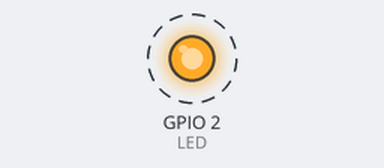
Recording of a program running on a simulated ESP32. Parts: output pins drawn as LEDs (lit = HIGH). Dashed ring = blinking. What the program prints to the serial monitor is not drawn.

Above: at 0.1 s.
Timing chart, 0 to 3.0 s (numbered marks = the images above):
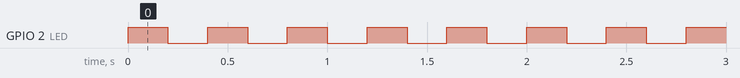

The program:

main.cpp
```cpp
/***************************************************************
 *  Deletando tasks
 *  Esse exemplo exibe como deletar uma task no FreeRTOS
 *  Por: Kayann Soares
***************************************************************/
#include <Arduino.h>

/* Bibliotecas FreeRTOS */
#include <freertos/FreeRTOS.h>
#include <freertos/task.h>

/* Mapeamento de Pinos */
#define LED 2

/* Variaveis para armazenamento do Handle das Tasks */
TaskHandle_t task1Handle = NULL;
TaskHandle_t task2Handle = NULL;

/* Prototipos das Tasks */
void vTask1(void *pvParameters);
void vTask2(void *pvParameters);


void setup() {
  // put your setup code here, to run once:
  Serial.begin(9600);

  /* Criação das tasks */
  xTaskCreate(vTask1, "TASK1", configMINIMAL_STACK_SIZE, NULL, 1, &task1Handle);
  xTaskCreate(vTask2, "TASK2", configMINIMAL_STACK_SIZE+1024, NULL, 2, &task2Handle);

}

void loop() {
  // put your main code here, to run repeatedly:
  vTaskDelay(3000);

}

void vTask1(void *pvParameters){
  pinMode(LED, OUTPUT);

  while(1){
    digitalWrite(LED,!digitalRead(LED));
    vTaskDelay(pdMS_TO_TICKS(200));
  }
}

void vTask2(void *pvParameters){
  int cont = 0;

  while(1){
    Serial.println("TASK 2: " + String(cont++));

    if(cont>=10){
      if(task1Handle != NULL){
        Serial.println("Deletando Task 1");
        vTaskDelete(task1Handle);
        digitalWrite(LED, LOW);
        task1Handle = NULL;
      }

      if(cont>=15){
        Serial.println("Deletando Task 2");
        vTaskDelete(NULL);
      }

    }
    vTaskDelay(pdMS_TO_TICKS(1000));

  }
}
```

Measured:
- by itself, GPIO 2 (LED): alternates HIGH for 0.20 s and LOW for 0.20 s, 46 changes in all, then stays LOW
